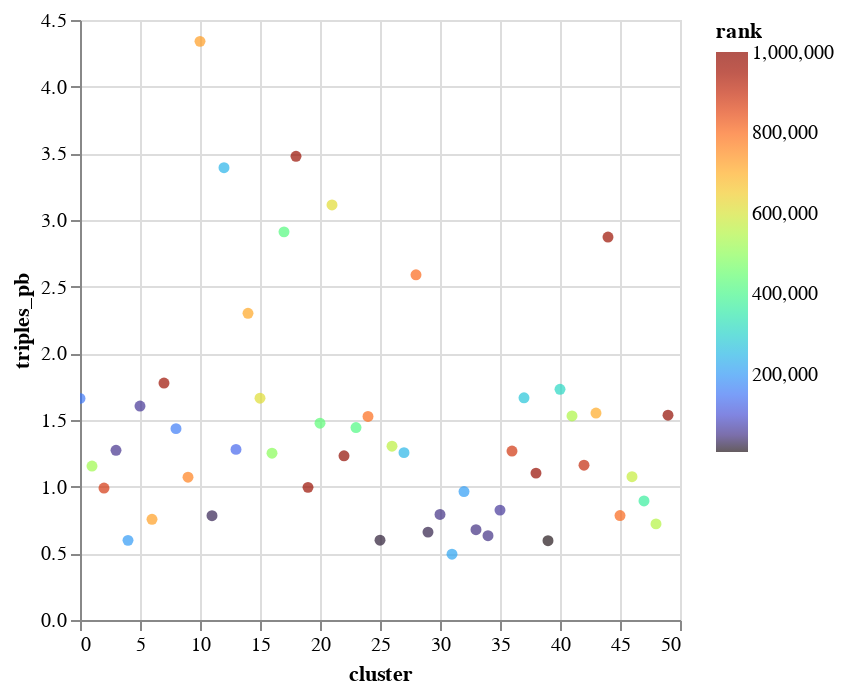

Notebook code for this chart:
### Code cell
alt.Chart(cluster_avgs).mark_circle().encode(
    x="cluster",
    y="triples_pb",
    color=alt.Color("rank").scale(scheme="turbo"),
    tooltip=["cluster"]
).interactive()
